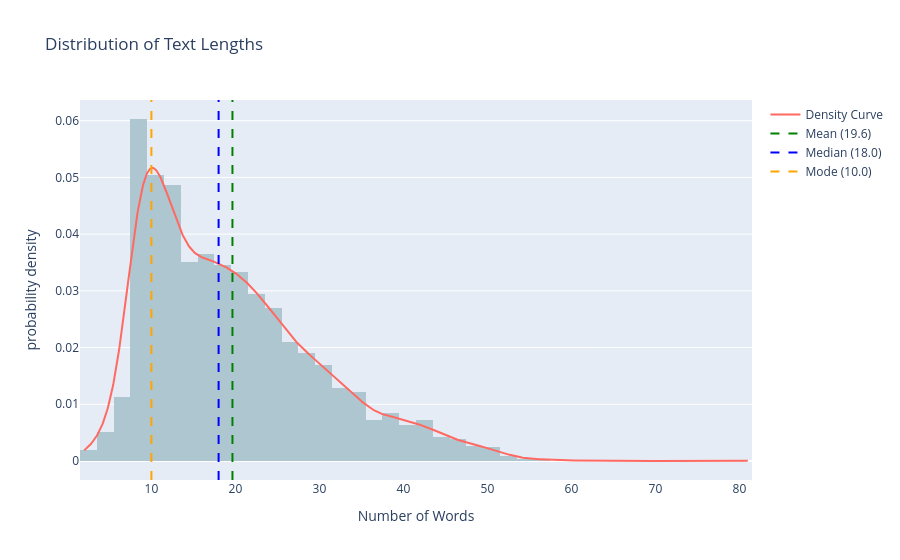

The cell this chart's notebook holds for it:
### Markdown cell above
This subsection analyses the distribution of raw text lengths across the dataset. Text length is measured as the number of words per document.

A probability density histogram and kernel density estimate are used to characterise the overall shape of the distribution. Mean, median, and mode values are included to highlight typical document lengths and identify potential outliers or extreme cases.

The majority of texts are short, with the highest frequency around 10 words. The mean (~19.6) is higher than the median (18), indicating a right-skewed distribution caused by a smaller number of longer texts

### Code cell
temp = final_rag_dataset.copy()
temp["text_length"] = final_rag_dataset["text"].str.split().str.len()

fig = px.histogram(
    temp,
    x="text_length",
    nbins=50,
    histnorm="probability density",
    title="Distribution of Text Lengths",
    labels={"text_length": "Number of Words"}
)

fig.update_traces(marker_color="#AEC6CF")

# KDE line
kde = gaussian_kde(temp["text_length"])
x = np.linspace(temp["text_length"].min(), temp["text_length"].max(), 1000)

fig.add_trace(
    go.Scatter(
        x=x,
        y=kde(x),
        mode="lines",
        name="Density Curve",
        line=dict(color="#FF6961", width=2)  # pastel pink
    )
)

# Adding mean, median, mode lines
stats = {
    "Mean": (temp["text_length"].mean(), "green"),
    "Median": (temp["text_length"].median(), "blue"),
    "Mode": (temp["text_length"].mode().iloc[0], "orange"),
}

for label, (value, color) in stats.items():
    fig.add_vline(
        x=value,
        line=dict(color=color, dash="dash"),
        name=f"{label} ({value:.1f})",
        showlegend=True
    )

fig.show()

### Figure 1 — Plotly figure (JSON) as saved in the notebook; plotly's stock layout.template omitted (floating-point values rounded to 4 significant figures; data arrays with more than 128 entries replaced by an {"elided": "..."} marker saying what was removed)
{"data": [{"bingroup": "x", "histnorm": "probability density", "hovertemplate": "Number of Words=%{x}<br>probability density=%{y}<extra></extra>", "legendgroup": "", "marker": {"color": "#AEC6CF", "pattern": {"shape": ""}}, "name": "", "nbinsx": 50, "orientation": "v", "showlegend": false, "type": "histogram", "x": {"elided": "6642 int values"}, "xaxis": "x", "yaxis": "y"}, {"line": {"color": "#FF6961", "width": 2}, "mode": "lines", "name": "Density Curve", "type": "scatter", "x": {"elided": "1000 float values"}, "y": {"elided": "1000 float values"}}], "layout": {"barmode": "relative", "legend": {"tracegroupgap": 0}, "shapes": [{"line": {"color": "green", "dash": "dash"}, "name": "Mean (19.6)", "showlegend": true, "type": "line", "x0": 19.65, "x1": 19.65, "xref": "x", "y0": 0, "y1": 1, "yref": "y domain"}, {"line": {"color": "blue", "dash": "dash"}, "name": "Median (18.0)", "showlegend": true, "type": "line", "x0": 18, "x1": 18, "xref": "x", "y0": 0, "y1": 1, "yref": "y domain"}, {"line": {"color": "orange", "dash": "dash"}, "name": "Mode (10.0)", "showlegend": true, "type": "line", "x0": 10, "x1": 10, "xref": "x", "y0": 0, "y1": 1, "yref": "y domain"}], "title": {"text": "Distribution of Text Lengths"}, "xaxis": {"anchor": "y", "domain": [0, 1], "title": {"text": "Number of Words"}}, "yaxis": {"anchor": "x", "domain": [0, 1], "title": {"text": "probability density"}}}}
